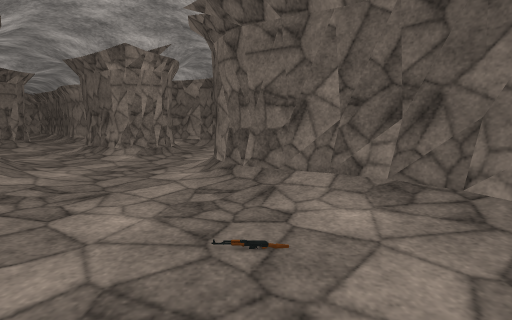
[1] (above)

20 first-person views from a walk through a scene from a Unity 3-D project. The camera is 1.2 m above the floor, tilts 8° down and sees 90° across. The floor is counted in squares, 1 m on a side. Each view is taken from the middle of a square. On the plan, view 1 faces up. The plan holds only what a view shows up to about 12 squares ahead; the rest is blank. The place goes on beyond the plan. The player is left out. Some surface patterns are stand-ins.

[2]
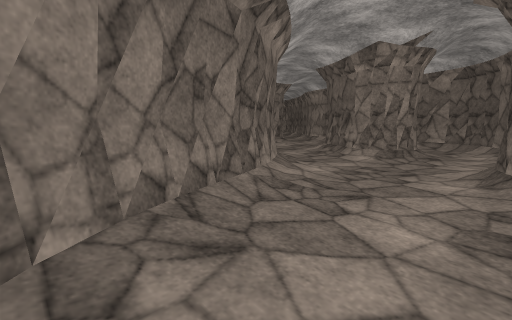

[3]
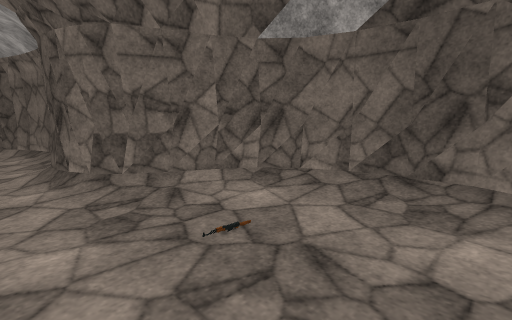

[4]
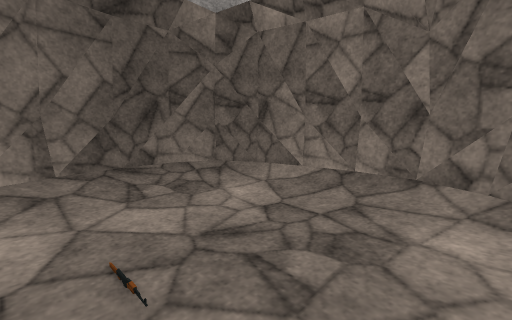

[5]
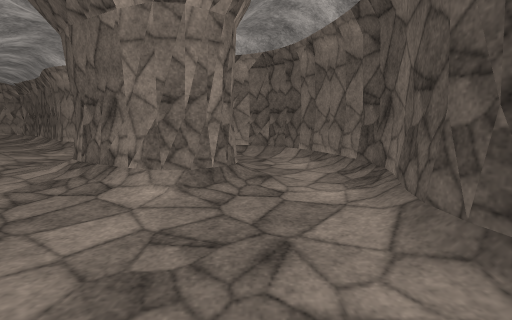

[6]
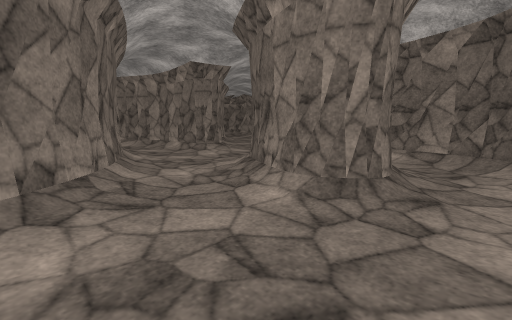

[7]
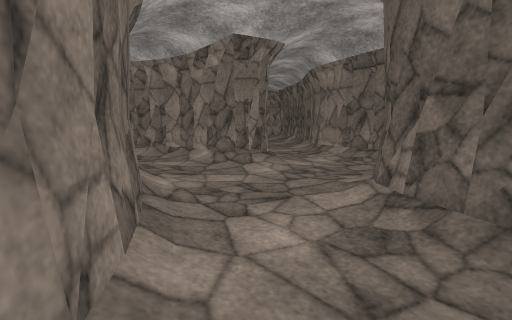

[8]
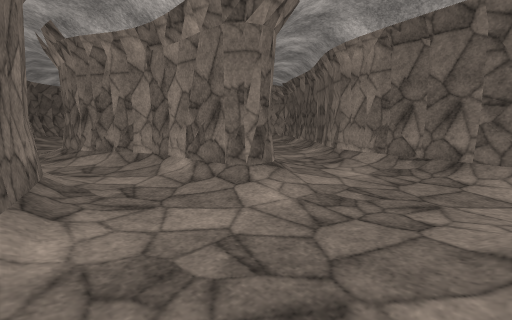

[9]
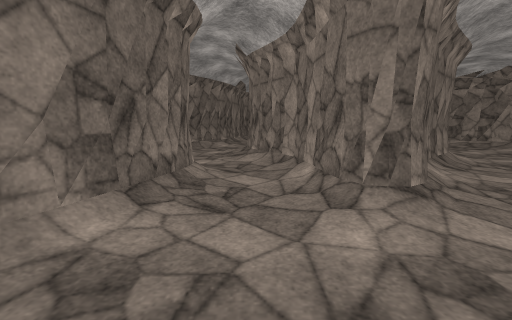

[10]
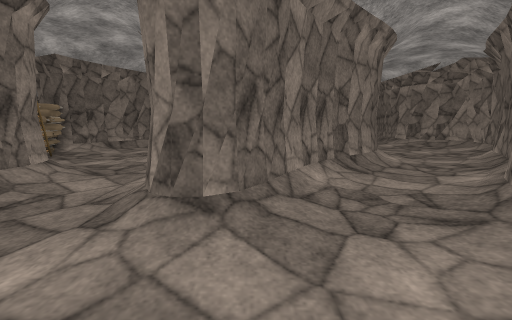

[11]
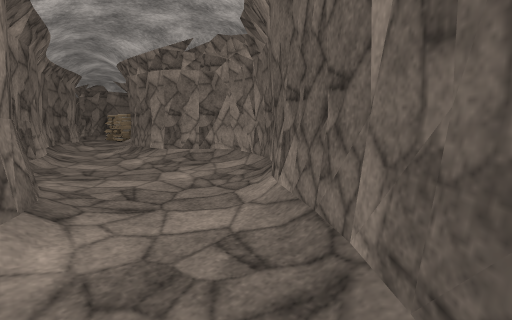

[12]
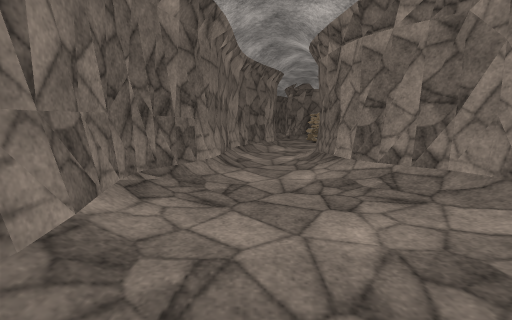

[13]
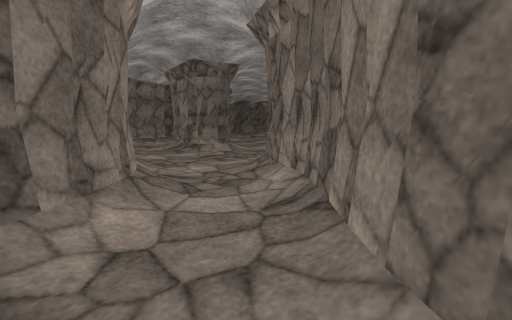

[14]
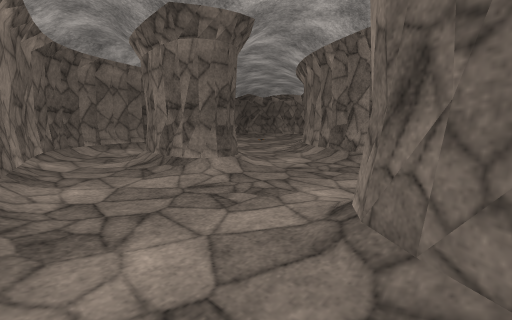

[15]
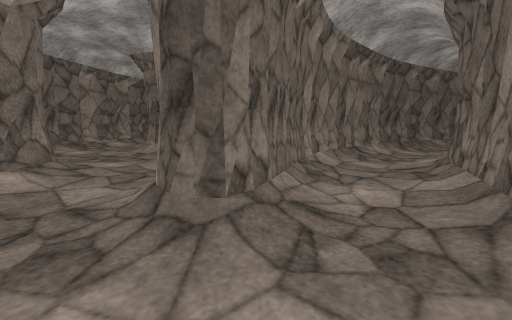

[16]
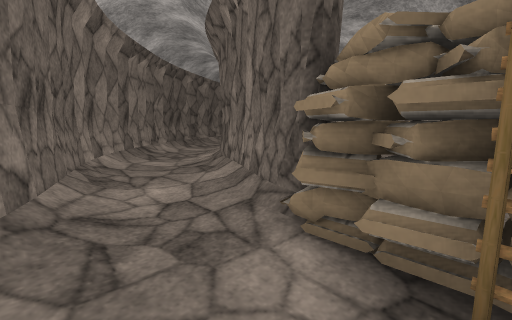

[17]
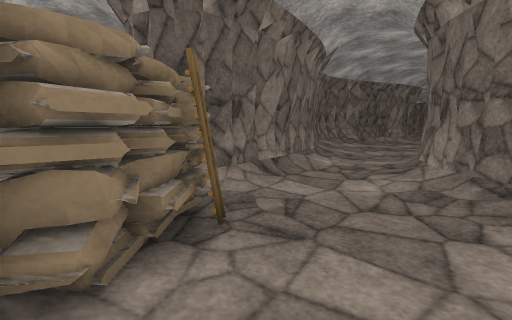

[18]
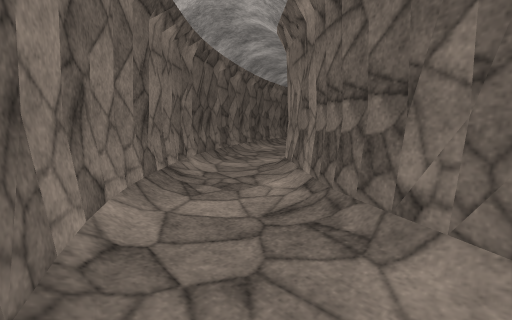

[19]
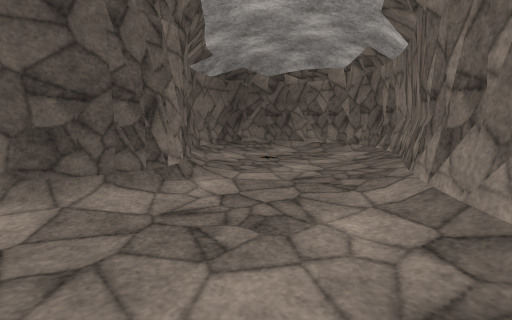

[20]
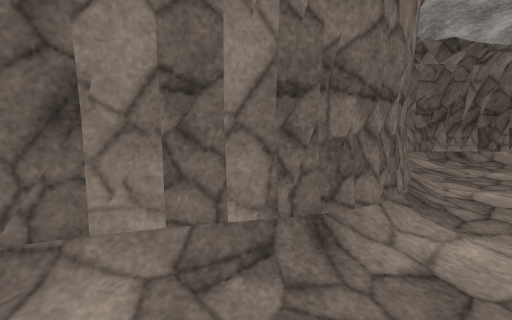

### Floor plan
Key: @ floor where view 1 was taken; # wall or solid block; . floor; / step, stairs or slope; L ladder.
Columns run from 29 left of view 1 to 4 right of it. Each row starts with its distance up from view 1.
 24 ##     ####
 23 /### ###//###
 22 ../###/..../#
 21 /...........###
 20 ##/........../##
 19  ######/....../##
 18       #######/./##
 17             ##../#####
 16              ##....//#####
 15               ##/......./###
 14   ..           ###.........##
 13   ...          ###....###/..#
 12   .... ##   ####//.../##  ..##
 11   ...../#####......../####/./#
 10    //...../....//...../###/./#
  9     ##/.......#####/........##
  8      ###/.....########......#
  7        ##/...../#### ##/....#
  6         ###L#/....### ##/...###
  5           #####/.../## #/..../##
  4               ###/../####/..../##
  3                 ###../###/......##
  2                   ##..####....../#
  1                    #/..###/.....##
  0              #       ../###/.@./#
 -1              #       ...#####/###
 -2                       ..    ###

Positions as (right, up) in squares from view 1, and headings:
1: (0, 0), facing up
2: (-1, 0), facing up-left
3: (-2, 0), facing up-right
4: (-2, 3), facing down-right
5: (-3, 5), facing up
6: (-2, 6), facing up-left
7: (-6, 7), facing up-left
8: (-8, 9), facing up-left
9: (-8, 11), facing left
10: (-9, 14), facing left
11: (-14, 18), facing up-left
12: (-17, 20), facing left
13: (-17, 19), facing down-right
14: (-13, 16), facing down-right
15: (-18, 8), facing right
16: (-18, 8), facing down-right
17: (-15, 7), facing left
18: (-14, 7), facing down-right
19: (-6, 9), facing down-right
20: (-29, 21), facing up-right
